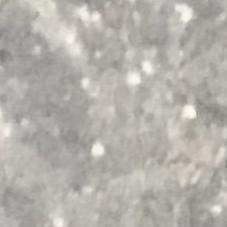
#> input picture dataset/label1/ts (10).jpg, 227 x 227 px, found by its file name; its folder holds only this picture in this run
$ jupyter execute --allow-errors test4.1.ipynb   (older library calls are emulated)
#> lines starting #> are read from the running program, lines starting #| are printed output that depends on the picture; after the words box and inside, x2 and y2 are one past the last pixel; in counts of white or black regions, pixels touching at a corner belong together; long printed decimals are rounded
# Klasifikasi Retakan Permukaan Beton Guna Dalam Pemeliharaan Infrastruktur

## Import Library

[cell 1]
# Import library yang kalian butuhkan
import os
import cv2 as cv
import matplotlib.pyplot as plt
import numpy as np
import pandas as pd
from sklearn.preprocessing import StandardScaler
from sklearn.feature_selection import SelectKBest, f_classif
from sklearn.model_selection import train_test_split, cross_val_predict
from sklearn.metrics import accuracy_score, classification_report
from skimage.feature import graycomatrix, graycoprops
from scipy.stats import entropy
from sklearn.ensemble import RandomForestClassifier
from sklearn.svm import SVC
from sklearn.neighbors import KNeighborsClassifier
from sklearn.metrics import accuracy_score, precision_score, recall_score, f1_score, confusion_matrix, classification_report
from sklearn.metrics import (confusion_matrix, ConfusionMatrixDisplay)
import seaborn as sns

Cell code diatas digunakan untuk mengimport library untuk digunankan dalam melakukan spesifikasi citra. Hal ini dilakukan untuk memudahkan pengerjaan dalam membaca dan memproses dataset program serta melakukan proses dengan menggunakan code dalam programnya

## Load Gambar

[cell 2]
data = []
labels = []
file_name = []

# Tentukan 3 label folder yang ingin dimuat
allowed_labels = ['label1', 'label2', 'label3']

# Loop hanya pada folder yang termasuk dalam allowed_labels
for sub_folder in os.listdir("dataset\\"):
    if sub_folder not in allowed_labels:
        continue  # Lewati folder yang tidak termasuk

    sub_folder_path = os.path.join("dataset\\", sub_folder)
    sub_folder_files = os.listdir(sub_folder_path)

    for i, filename in enumerate(sub_folder_files):
        img_path = os.path.join(sub_folder_path, filename)
        img = cv.imread(img_path)
#> img is the input picture: shape (227, 227, 3); mean B, G, R 172, 177.3, 180.3

        if img is None:
            continue  # Lewati file yang gagal dibaca

        img = img.astype(np.uint8)
        data.append(img)
        labels.append(sub_folder)
        file_name.append(filename)

print(f"Total gambar berhasil dimuat: {len(data)}")
#| Total gambar berhasil dimuat: 2
print(f"Total label yang dimuat: {len(labels)}")


data = np.array(data)
labels = np.array(labels)

cell code ini bertujuan untuk memuat gambar dari folder dataset yang hanya memiliki label tertentu, yaitu `label1`, `label2`, dan `label3`. Program ini pertama-tama mempersiapkan tiga list kosong untuk menyimpan data gambar (data), labelnya (labels), dan nama file gambarnya `(file_name)`. Kemudian, kode memeriksa setiap subfolder di direktori dataset\\ dan hanya melanjutkan proses jika nama folder tersebut termasuk dalam daftar `allowed_labels`. Setiap file dalam folder yang valid akan dibaca menggunakan OpenCV `(cv.imread)`, dan jika pembacaan gambar berhasil, gambar tersebut dikonversi ke tipe data `np.uint8`, lalu disimpan ke dalam `list data`, sementara nama foldernya sebagai label dimasukkan ke `labels`, dan nama filenya ke `file_name`. Setelah semua gambar yang sesuai berhasil dimuat, jumlah total gambar dan label ditampilkan, lalu list data dan labels dikonversi menjadi array NumPy untuk keperluan pemrosesan data lebih lanjut.

## Data Understanding

### Distribusi Data per Label

Cell code dibawah digunakan untuk mendistribusikan data dengan beberapa cara, cara pertama adalah dengan cara menampilkan distribusi data menggunakan grafik batang dan melihat beberapa jumlah data per label

[cell 3]
# 1. Distribusi Data per Label
unique, counts = np.unique(labels, return_counts=True)
plt.figure(figsize=(6,4))
plt.bar(unique, counts, color='skyblue')
plt.title("Distribusi Data per Label")
plt.xlabel("Label")
plt.ylabel("Jumlah Gambar")
plt.show()
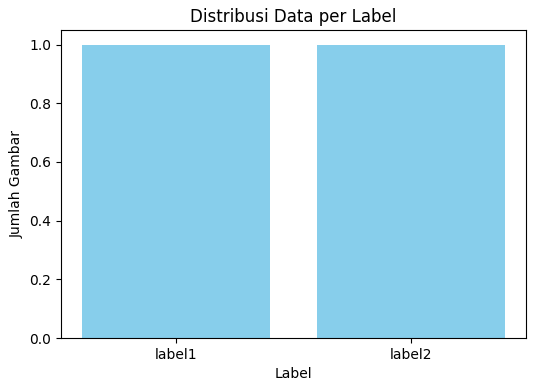
#> figure drawn by matplotlib, 1 panel

for u, c in zip(unique, counts):
    print(f"Label: {u}, Jumlah: {c}")

### Menampilkan Sampel Data dari Setiap Label

Cell code ini digunakan untuk menampilkan sampel data dari setiap label yang mana setiap label akan dipilih gambar random dari tiap label dan akan ditampilkan

[cell 4]
# 2. Menampilkan Sampel Data dari Setiap Label
plt.figure(figsize=(12,4))
for idx, label in enumerate(unique):
    idx_sample = np.where(labels == label)[0][0]
    plt.subplot(1, len(unique), idx+1)
    plt.imshow(data[idx_sample], cmap='gray')
    plt.title(f"Label: {label}")
    plt.axis('off')
plt.suptitle("Contoh Gambar dari Setiap Label")
plt.show()
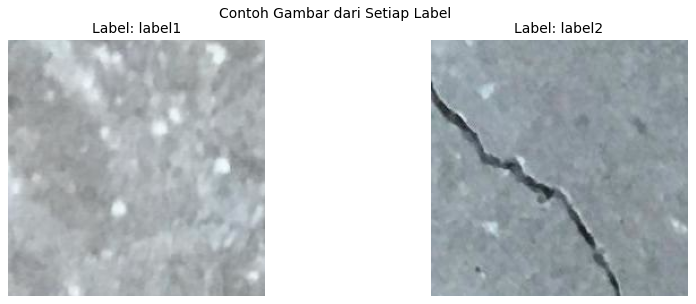
#> figure drawn by matplotlib, 2 panels; B, G, R data is drawn as R, G, B

### Statistik Dasar dari Gambar

[cell 5]
# 3. Statistik Dasar Gambar
print("Ukuran gambar:", data[0].shape)
#| Ukuran gambar: (227, 227, 3)
print("Nilai pixel min:", np.min(data), "max:", np.max(data), "mean:", np.mean(data))
#| Nilai pixel min: 12 max: 255 mean: 163.526

Cell code di atas ini digunakan untuk mengambil jumlah nilai pixel dari setiap data dan menampilkan hasil mean atau rata ratanya. Hal ini digunakan untuk menvalidasi bahawa dataset memiliki kualitas yang baik dan tidak ada gambar yang rusak atau tidak sesuai

### Distribusi Brightness Gambar

Cell code ini digunakan untuk mencari rata rata distribusi brihghtness gambar dari tiap data pada tiap label. Hal ini digunakan untuk eksplorasi data agar memastikan kualitas dataset dan memilih teknik preprocessing yang baik

[cell 6]
# 4. Distribusi Brightness
brightness = [np.mean(img) for img in data]
#> brightness = [176.5, 150.5]
plt.figure(figsize=(6,4))
plt.hist(brightness, bins=20, color='orange')
plt.title("Distribusi Rata-rata Brightness Gambar")
plt.xlabel("Brightness")
plt.ylabel("Jumlah Gambar")
plt.show()
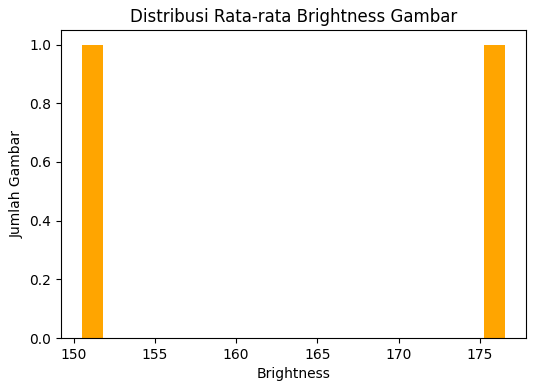
#> figure drawn by matplotlib, 1 panel

## Data Preparation

### Menentukan Function Preprocessing

[cell 7]
def grayscaling_manual(img):
    b, g, r = img[:,:,0], img[:,:,1], img[:,:,2]
    gray = 0.114 * b + 0.587 * g + 0.299 * r
    return gray.astype(np.uint8)


def threshold_image(image, threshold_value):
    thresholded_image = np.zeros(image.shape, dtype=np.uint8)
    for i in range(image.shape[0]):
        for j in range(image.shape[1]):
            if image[i, j] > threshold_value:
                thresholded_image[i, j] = 0
            else:
                thresholded_image[i, j] = 255
    return thresholded_image
threshold_value = 110

Kode di atas ini berisi serangkaian fungsi untuk preprocessing citra biner, dimulai dari konversi gambar berwarna ke grayscale dan berlanjut ke proses thresholding. Fungsi `grayscaling_manual` mengubah gambar RGB menjadi grayscale secara manual menggunakan rumus luminansi berdasarkan kontribusi masing-masing kanal warna (biru, hijau, merah). Selanjutnya, `threshold_image` menerapkan thresholding biner: pixel dengan nilai di atas ambang `threshold_value` (110) diubah menjadi 0 (hitam), sisanya menjadi 255 (putih).

[cell 8]
kernel = np.array([
    [0, 0, 1, 1, 1],
    [0, 0, 1, 1, 1],
    [1, 1, 1, 1, 1],
    [1, 1, 1, 0, 0],
    [1, 1, 1, 0, 0]])

def dilasi_image(image, kernel):
    height, width = image.shape
    k_height, k_width = kernel.shape
    k_center_y = k_height // 2
    k_center_x = k_width // 2

    padded_img = np.pad(image, ((k_center_y, k_center_y), (k_center_x, k_center_x)),
                        mode='constant', constant_values=0)

    hasil = np.zeros_like(image, dtype=np.uint8)

    for i in range(height):
        for j in range(width):
            bagian = padded_img[i:i + k_height, j:j + k_width]
            if np.any((bagian == 255) & (kernel == 1)):
                hasil[i, j] = 255
    return hasil

# [24 lines left out: function erosi_image, not called in this run]

Kode di atas ini berisi serangkaian fungsi untuk preprocessing citra biner, dilasi, dan erosi. Fungsi `dilasi_image` memperbesar area putih pada gambar biner dengan mengecek apakah ada bagian dalam area kernel yang bertumpuk dengan pixel putih, lalu mengubah pixel pusat menjadi putih jika kondisi terpenuhi. Sebaliknya, fungsi `erosi_image` memperkecil area putih dengan hanya mempertahankan pixel pusat jika semua posisi kernel yang bernilai 1 juga menimpa pixel putih pada gambar. Kernel berbentuk 5x5 digunakan sebagai struktur dasar untuk menentukan pola piksel yang diperiksa. Kombinasi teknik ini umum dipakai dalam pengolahan citra untuk menghilangkan noise, menebalkan objek, atau menyatukan bagian yang terputus.

[cell 9]
def edge_detection(image):
    # Kernel Laplacian 3x3
    image = image.astype(np.int32)
    kernel = [
        [-1, -1, -1],
        [-1,  8, -1],
        [-1, -1, -1]
    ]

    height, width = image.shape
    output = np.zeros((height, width), dtype=np.uint8)

    # Iterasi semua piksel (kecuali tepi luar)
    for i in range(1, height-1):
        for j in range(1, width-1):
            value = 0
            for ki in range(-1, 2):
                for kj in range(-1, 2):
                    pixel = image[i + ki, j + kj]
                    weight = kernel[ki + 1][kj + 1]
                    value += pixel * weight

            # Ambil nilai absolut dan batasi ke 0-255
            value = abs(value)
            value = min(255, max(0, value))
            output[i, j] = value

    return output

kode di atas merupakan `edge_detection` dimana fungsi ini menerapkan deteksi tepi menggunakan operator Laplacian secara manual. Pertama, citra input dikonversi ke tipe `int32` untuk menghindari overflow selama perhitungan. Fungsi ini menggunakan kernel 3x3 Laplacian dengan nilai tengah 8 dan nilai lainnya -1, yang dirancang untuk menyoroti perubahan intensitas piksel yang tajam (tepi). Fungsi kemudian mengiterasi setiap piksel (kecuali pinggiran) dan menghitung hasil konvolusi antara bagian lokal citra dan kernel. Hasil konvolusi kemudian diubah menjadi nilai absolut dan dikembalikan ke rentang 0–255 agar valid sebagai citra. Nilai tersebut disimpan dalam array output, menghasilkan citra yang menampilkan area dengan perubahan kontras tajam sebagai tepi.

[cell 10]
dataPreprocessed = []
for i in range(len(data)):
    img = data[i]
    gray = grayscaling_manual(img)
    thres = threshold_image(gray, threshold_value)
    opening = dilasi_image(thres, kernel)
    edges = edge_detection(opening)
    dataPreprocessed.append(edges)
#> this loop made 2 passes
#> (k_height in dilasi_image, k_width in dilasi_image, k_center_y in dilasi_image, k_center_x in dilasi_image, kernel in edge_detection) on passes 1 to 2: (5, 5, 2, 2, [[-1, -1, -1], [-1, 8, -1], [-1, -1, -1]]), (5, 5, 2, 2, [[-1, -1, -1], [-1, 8, -1], [-1, -1, -1]])
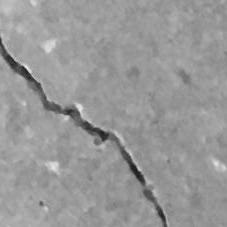
#> gray: shape (227, 227); min 22, max 242, mean 152.2
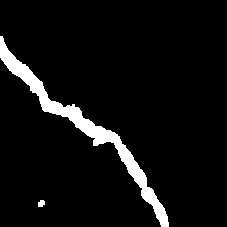
#> opening: shape (227, 227); 6% white; 2 white regions, box (x1, y1, x2, y2) and area: (0, 36, 169, 227) 3030, (38, 200, 45, 207) 40
#> thres: shape (227, 227); 3.1% white; 5 white regions (3 under 20 px), largest, box (x1, y1, x2, y2) and area: (0, 38, 145, 187) 1357, (143, 189, 167, 227) 213
#> after the loop, dataPreprocessed = 2 items
#> (the rest of the program and of its run is left out)
